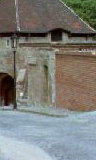
#> input picture python_project/Human/Train_Negative/00000003a_cut.bmp, 96 x 160 px, given as the content of the folder Human/Train_Positive, which was not available
$ python human-detector-awg297.py   (Python 2 division)   (older library calls are emulated)
#> lines starting #> are read from the running program, lines starting #| are printed output that depends on the picture; pictures that were not available may be replaced by others from this repository, and a replacement may not be noted
#> in hog_feature, new_image is the input picture: PIL image 96x160 RGB; mean R, G, B 125.4, 125.8, 120.8
import math
import numpy as np
from PIL import Image
from random import seed
from random import random
import glob

#CREATE DIRECTORIES OF FILE PATHS TO ALL TRAINING AND TEST IMAGES
training_negative_paths = [img for img in glob.glob("Human/Train_Negative/*.bmp")]
training_positive_paths = [img for img in glob.glob("Human/Train_Positive/*.bmp")]
test_positive_paths = [img for img in glob.glob("Human/Test_Positive/*.bmp")]
test_negative_paths = [img for img in glob.glob("Human/Test_Neg/*.bmp")]


#HOG----------------------------------------------------------------------------------------------------------------------------------------------

#CONVERT RGB IMAGE TO GRAYSCALE
def make_grayscale(input_image_1):
	rgb_indexed = np.array(input_image_1)
	bw_image = np.zeros((rgb_indexed.shape[0],rgb_indexed.shape[1]), dtype = 'int')
	rgb_to_gray = np.array([0.299, 0.587, 0.114])		#RGB CHANNEL WEIGHTS
	for i in range(160):
		for j in range(96):
			bw_image[i,j] = round(np.sum(rgb_to_gray*rgb_indexed[i,j]))
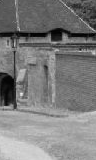
#> bw_image: shape (160, 96) int64; min 0, max 235, mean 125.1
	return bw_image

#PRODUCE IMAGE GRADIENT MAGNITUDE AND GRADIENT ANGLE
def gradient(input_image_2):
	dim = input_image_2.shape
#> dim = (160, 96)
	#CREATE NEW, SEPARATE MATRICES FOR GX, GY, GRADIENT MAGNITUDE, and GRADIENT ANGLE
	gx_arr = np.zeros(dim, dtype=np.float)
	gy_arr = np.zeros(dim, dtype=np.float)
	gradient_magnitude = np.zeros(dim, dtype='float')
	gradient_angle = np.zeros(dim, dtype = 'float')
	# PREWITT OPERATOR USED TO CALCULATE GX AND GY
	prewitt_gx = np.array([[-1,0,1],
							[-1,0,1],
							[-1,0,1]])
	prewitt_gy = np.array([[1,1,1],
							[0,0,0],
							[-1,-1,-1]])

	# 3X3 SUBMATRIX THAT WILL BE TAKEN AT EACH IMAGE PIXEL, AND PREWITT OPERATOR APPLIED TO
	img_submatrix = np.zeros((3,3))
	for i in range(1,(dim[0]-1)):
		for j in range(1,(dim[1]-1)):
			img_submatrix = input_image_2[i-1:i+2, j-1:j+2]
			gx_sum = 0
			gy_sum = 0
			gx_sum += np.sum(img_submatrix * prewitt_gx)
			gy_sum += np.sum(img_submatrix * prewitt_gy)
			gx_arr[i,j] = abs(gx_sum)/3
			gy_arr[i,j] = abs(gy_sum)/3
			gradient_magnitude[i,j] = math.sqrt(gx_arr[i,j]**2 + gy_arr[i,j]**2)		#populate gradient magnitude matrix
			gradient_angle[i,j] = math.degrees(math.atan2(gy_arr[i,j],gx_arr[i,j]))				#populate gradient angle matrix
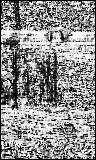
#> gradient_angle: shape (160, 96) float64; min 0, max 90, mean 50.3; drawn with min black and max white
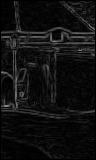
#> gradient_magnitude: shape (160, 96) float64; min 0, max 139, mean 16.5
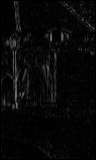
#> gx_arr: shape (160, 96) float64; min 0, max 122, mean 8
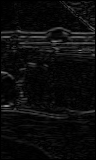
#> gy_arr: shape (160, 96) float64; min 0, max 139, mean 11.8
	return (gradient_magnitude, gradient_angle)

#L2 NORMALIZATION PERFORMED ON EACH 36-DEGREE BLOCK VECTOR
def l2_normalize(block_input):
	l2_norm = math.sqrt(np.sum(block_input**2))
	if l2_norm == 0:
		return block_input
	else:
		normalized = block_input / l2_norm
	return normalized

#MAIN FUNCTION FOR PRODUCING HOG DESCRIPTOR
def hog_feature(image_path):
	#OPEN IMAGE
	new_image = Image.open(image_path)

	#PREPROCESS IMAGE
	image_bw = make_grayscale(new_image)
	(gradient_magnitude, gradient_angle) = gradient(image_bw)

	height = gradient_magnitude.shape[0]
#> height = 160
	width = gradient_magnitude.shape[1]
#> width = 96
	rows = height/8
#> rows = 20
	columns = width/8
#> columns = 12

	#INITIZALIZE A ROWSxCOLUMNS MATRIX TO STORE 9-BIN HISTOGRAM FOR EACH CELL IN IMAGE
	cell_histogram = np.empty(shape=(rows,columns,9))
	histogram_bin = np.zeros(9)

	#CREATE CELL HISTOGRAM MATRIX
	for i_start in range(0,height,8):
		for j_start in range(0,width,8):

			i_end = i_start + 8
			j_end = j_start + 8

			row = i_start/8
			column = j_start/8

			for i in range(i_start, i_end):
				for j in range(j_start, j_end):
					angle = gradient_angle[i,j]

					if angle < -10:
						angle += 180

					if angle >= -10 and angle <= 10:
						weight_l = (10 - angle)/20
						bin_index = (0,1)
					elif angle >= 10 and angle <= 30:
						weight_l = (30 - angle)/20
						bin_index = (1,2)
					elif angle >= 30 and angle <= 50:
						weight_l = (50 - angle)/20
						bin_index = (2,3)
					elif angle >= 50 and angle <= 70:
						weight_l = (70 - angle)/20
						bin_index = (3,4)
					elif angle >= 70 and angle <= 90:
						weight_l = (90 - angle)/20
						bin_index = (4,5)
					elif angle >= 90 and angle <= 110:
						weight_l = (110 - angle)/20
						bin_index = (5,6)
					elif angle >= 110 and angle <= 130:
						weight_l = (130 - angle)/20
						bin_index = (6,7)
					elif angle >= 130 and angle <= 150:
						weight_l = (150 - angle)/20
						bin_index = (7,8)
					elif ((angle >= 150 and angle <= 170)):
						weight_l = (170 - angle)/20
						bin_index = (8,0)

					weight_r = 1 - weight_l

					#POPULATE HISTOGRAM BINS USING WEIGHTED GRADIENT MAGNITUDES
					histogram_bin[bin_index[0]] += gradient_magnitude[i,j]*weight_l
					histogram_bin[bin_index[1]] += gradient_magnitude[i,j]*weight_r

			for x in range(9):
				cell_histogram[row,column,x] = histogram_bin[x]
#> after the loop, histogram_bin = [9673.8, 43538.4, 30206.3, 33559.3, 63299.3, 73772.1, 0, 0, 0]

	#CREATE BLOCK HISTOGRAM MATRIX FROM CELLS
	hog_output = np.empty(shape=0)
	for i in range(rows-1):
		for j in range(columns-1):
			block = np.empty(shape=0)
			block = np.concatenate((block,cell_histogram[i,j]),axis=None)
			block = np.concatenate((block,cell_histogram[i,j+1]),axis=None)
			block = np.concatenate((block,cell_histogram[i+1,j]),axis=None)
			block = np.concatenate((block,cell_histogram[i+1,j+1]),axis=None)
			block_normal = l2_normalize(block)
			hog_output = np.concatenate((hog_output,block_normal),axis=None)
	return hog_output


#NETWORK------------------------------------------------------------------------------------------------------------------------------------------

#INITIALIZE NETWORK VARIABLES

input_size = 7524
hidden_size = 500
train_rate = 0.03

a_input = np.empty(0)
a_hidden = np.empty(hidden_size)
a_output = 0.0
w_input = (np.random.rand(hidden_size,input_size))/hidden_size	#WEIGHTS ARE INITIALIZED TO A RANDOM VALUE IN RANGE [0,1)
w_hidden  = (np.random.rand(hidden_size))/hidden_size			#WEIGHTS ARE INITIALIZED TO A RANDOM VALUE IN RANGE [0,1)

in_i = 0.0
in_j = np.empty(hidden_size)
delta_i = 0.0
delta_j = np.empty(hidden_size)


#-------------------
#ACTIVATON FUNCTIONS

# [11 lines left out: functions relu, relu_derivative, not called in this run]

def sigmoid(x):
	return (1/(1+ math.e**(-x) ))

def sigmoid_derivative(x):
	return sigmoid(x)*(1-sigmoid(x))

#--------
#TRAINING

# [78 lines left out: functions forward_propogate, update_weights, back_propogate_error, average_error, train_network, classify, not called in this run]


#MAIN------------------------------------------------------------------------------------------------------------------------------------------

#MAIN ROUTINE THAT LOADS ALL IMAGES, CONVERTS THEM TO HOG, TRAINS NETWORK, AND CLASSIFIES TEST IMAGES
def main():

	hog_directory = []
	hog_test_directory = []

	for i in range(10):
		hog = hog_feature(training_positive_paths[i])
		hog_directory.append([hog,1])
		hog = hog_feature(training_negative_paths[i])
#> the loop in hog_feature (call 2), `for i in range(rows-1):` made 19 passes
		hog_directory.append([hog,0])

	# exit()

	for i in range(5):
		# print(test_negative_paths[i],"  ",i)
		# print(test_positive_paths[i],"  ",i)
		hog = hog_feature(test_negative_paths[i])
		hog_test_directory.append([hog,0])
		hog = hog_feature(test_positive_paths[i])
		hog_test_directory.append([hog,1])


	#TRAIN NETWORK USING HOG FEATURES FROM 20 TRAINING IMAGES
	train_network(hog_directory,200)

	count_correct = 0
	for i in range(10):
		result = classify(hog_test_directory[i])
		if result == hog_test_directory[i][1]:
			count_correct += 1
	print(count_correct)

#> (the run stopped early here; a loop or call above may not have finished)
